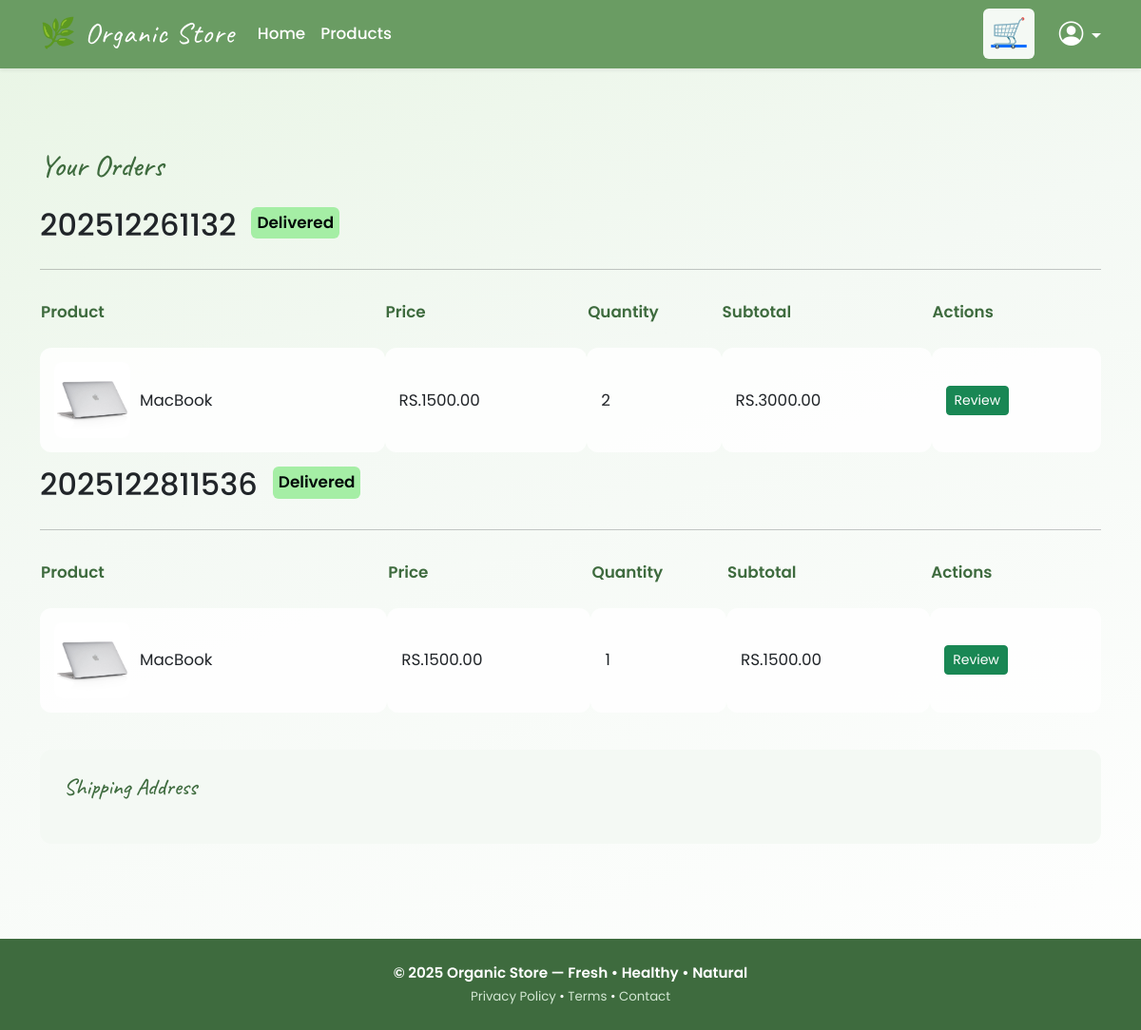
/order/view/ (signed in), run on an earlier commit of the app's database.
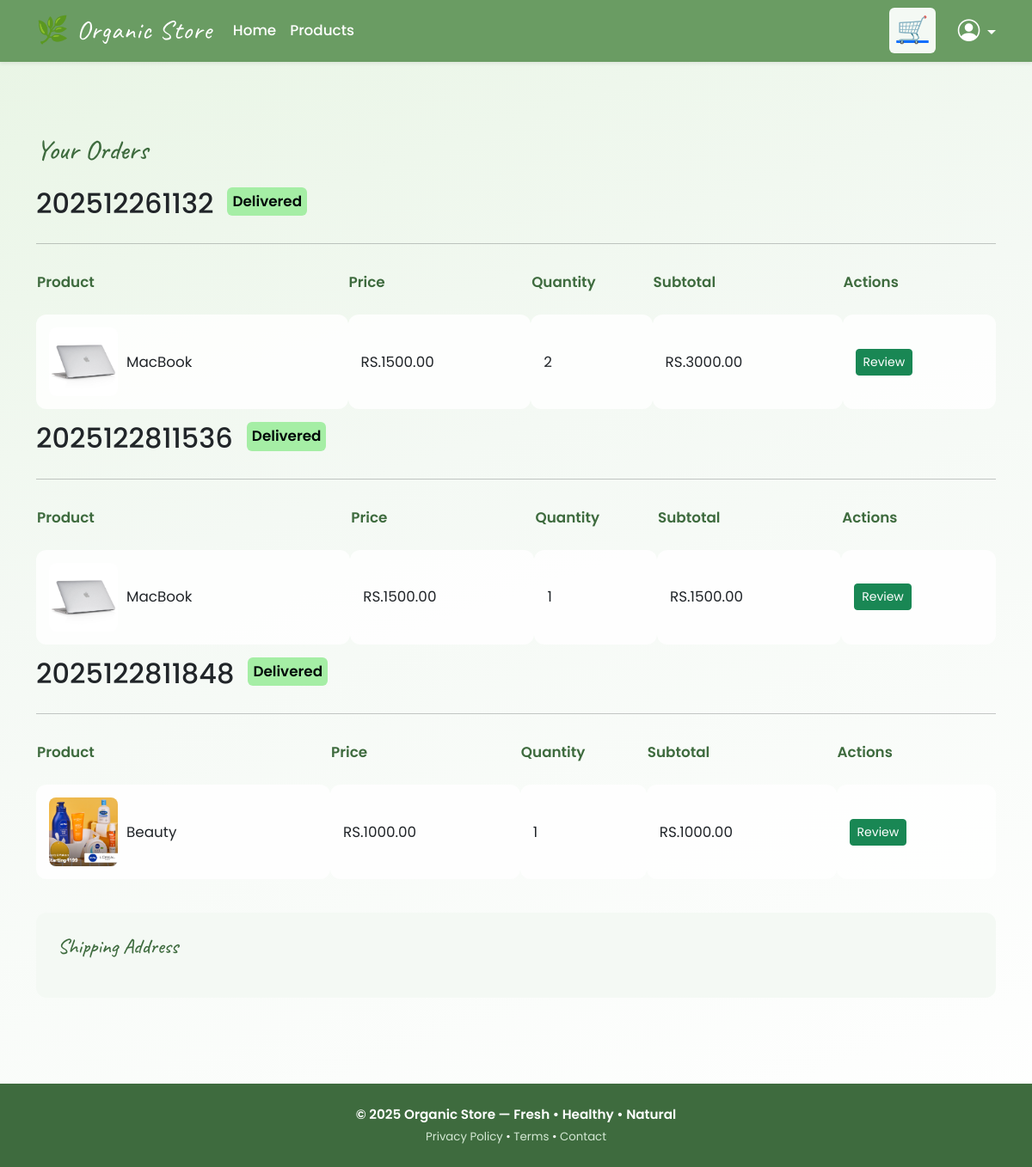
And on a later commit of the database.
### store/models.py (models this page shows, shortened)
class Order(models.Model):
    class Status(models.TextChoices):
        PENDING = "pending", "Pending"
        PAID = "paid", "Paid"
        CANCELLED = "cancelled", "Cancelled"
        ON_THE_WAY = "on_the_way", "On the way"
        DELIVERED = "delivered", "Delivered"
    user = models.ForeignKey(
        "accounts.CustomUser",
        on_delete=models.PROTECT,
        related_name="orders",
    )
    order_id = models.CharField(max_length=30, unique=True)
    status = models.CharField(
        max_length=20, choices=Status.choices, default=Status.PENDING
    )
    subtotal = models.DecimalField(max_digits=10, decimal_places=2)
    tax = models.DecimalField(max_digits=10, decimal_places=2, default=0.0)
    shipping_cost = models.DecimalField(max_digits=10, decimal_places=2, default=0.0)
    total = models.DecimalField(max_digits=10, decimal_places=2, default=0.0)
    created_at = models.DateTimeField(auto_now_add=True)
    updated_at = models.DateTimeField(auto_now=True)
    delivery_person = models.ForeignKey(
        "accounts.DeliveryPerson",
        on_delete=models.PROTECT,
        null=True,
        blank=True,
    )

class OrderItem(models.Model):
    order = models.ForeignKey(
        Order,
        on_delete=models.CASCADE,
        related_name="items",
    )
    product = models.ForeignKey(
        Product,
        on_delete=models.PROTECT,
    )
    product_name = models.CharField(max_length=100)
    quantity = models.PositiveIntegerField(default=1)
    price = models.DecimalField(max_digits=10, decimal_places=2)
    def get_total_price(self):
        return self.price * self.quantity

class Product(models.Model):
    name = models.CharField(max_length=100)
    price = models.DecimalField(max_digits=10, decimal_places=2, default=0.0)
    image = models.ImageField(upload_to="products/", null=True, blank=True)
    featured = models.BooleanField(default=False)
    description = models.TextField(null=True, blank=True)
    created_at = models.DateTimeField(auto_now_add=True, null=True)
    updated_at = models.DateTimeField(auto_now=True, null=True)
    categories = models.ManyToManyField(Category, related_name="products")

### store/views.py (the view)
# urls.py: path("order/", views.place_order, name="place_order"),
@login_required(login_url=reverse_lazy("accounts:login_page"))
def order(request):
    orders = Order.objects.prefetch_related("items", "items__product","payment").filter(user=request.user)
    context = {"orders": orders}
    return render(request, "store/order.html", context)

### store/templates/store/order.html (shortened to what this page needs)
{% extends "base.html" %}
 {% block content %}
<section class="container cart-container">
  <h2
    class="mb-4"
    style="font-family: 'Caveat', cursive; color: var(--organic-dark)">
    Your Orders
  </h2>
  {% if orders %} {% for order in orders %}
  <table class="cart-table mb-6">
    <div class="d-flex gap-4 justify-content-between">
      <div class="d-flex gap-3">
        <h2>{{ order.order_id }}</h2>
        <p class="order_status ">{{ order.get_status_display }}</p>
      </div>
    </div>
      <hr>
    <thead>
      <tr>
        <th>Product</th>
        <th>Price</th>
        <th>Quantity</th>
        <th>Subtotal</th>
        {% if request.user.role == "customer"%}
        <th>Actions</th>
        {% endif %}
      </tr>
    </thead>
    <tbody>
      {% for item in order.items.all %}
      <tr>
        <td>
          <div style="display: flex; align-items: center; gap: 10px">
            <img
              src="{{ item.product.image.url }}"
              alt="{{ item.product.name }}"
            />
            <span>{{ item.product_name }}</span>
          </div>
        </td>
        <td>RS.{{ item.price }}</td>
        <td>
            {{ item.quantity }}
        </td>
        <td>RS.{{ item.get_total_price }}</td>
        {% if request.user.role == "customer"%}
        <td>
          <a href="{% url 'store:review' item.id %}" class="btn btn-sm btn-success">Review</a>
        </td>
        {% endif %}
      </tr>
      {% endfor %}
    </tbody>
  </table>
  {% endfor %}
  <div class="cart-summary mt-4">
    <h4>Shipping Address</h4>
  </div>
  {% else %}
  <p class="text-center">
    Your cart is empty.
    <a href="{% url 'store:products_page' %}"
      style="color: var(--organic-primary)">Shop Now</a>
  </p>
  {% endif %}
</section>
{% endblock content %}

### accounts/common_templates/base.html (shortened to what this page needs)
<!doctype html>
<html lang="en">
<head>
    <link href="https://cdn.jsdelivr.net/npm/bootstrap@5.3.8/dist/css/bootstrap.min.css" rel="stylesheet">
    <link href="https://cdn.jsdelivr.net/npm/bootstrap-icons/font/bootstrap-icons.css" rel="stylesheet">
</head>
<body>
    <nav class="navbar navbar-expand-lg navbar-organic shadow-sm">
        <div class="container">
            <a class="navbar-brand" href="{% url 'store:home_page' %}">🌿 Organic Store</a>
            <div class="collapse navbar-collapse" id="navbarOrganic">
                <ul class="navbar-nav me-auto mb-2 mb-lg-0">
                    {% if request.user.role == "customer" %}
                    <li class="nav-item"><a class="nav-link" href="{% url 'store:home_page' %}">Home</a></li>
                    <li class="nav-item"><a class="nav-link" href="{% url 'store:products_page' %}">Products</a></li>
                    {% endif %}
                </ul>
                {% if request.user.is_authenticated %}
                <div class="d-flex align-items-center gap-3">
                    <a class="cart-button" href="{% url 'store:cart_page' %}">🛒</a>
                    <div class="dropdown">
                        <a class="nav-link dropdown-toggle p-0" href="#" role="button" data-bs-toggle="dropdown"
                            aria-expanded="false">
                            <i class="bi bi-person-circle" style="font-size: 1.6rem;"></i>
                        </a>
                    </div>
                </div>
                {% else %}
                <a class="nav-link" href="{% url 'accounts:login_page' %}">
                    Login
                </a>
                {% endif %}
            </div>
        </div>
    </nav>
    <main class="container pt-4" style="min-height: 75dvh;">
        {% block content %}{% endblock content %}
    </main>
    <footer class="footer-organic text-center">
        <div class="container">
            <p class="mb-1 fw-semibold">© {{ year|default:2025 }} Organic Store — Fresh • Healthy • Natural</p>
            <p class="small mb-0">
                <a href="/privacy/">Privacy Policy</a> •
                <a href="/terms/">Terms</a> •
                <a href="/contact/">Contact</a>
            </p>
        </div>
    </footer>
</body>
</html>

### accounts/common_templates/base.html (style rules this page uses)
:root { --organic-primary: #6a9c63; --organic-dark: #3e6b3e; --organic-light: #f4f9f4; }
body { font-family: 'Poppins', sans-serif !important; font-size: 1.05rem; background: linear-gradient(160deg, #e8f5e4 0%, #f4f9f4 40%, #ffffff 100%); min-height: 100vh; }
.navbar-organic { background-color: var(--organic-primary); }
.navbar-organic .navbar-brand { font-family: 'Caveat', cursive !important; color: white !important; font-size: 1.9rem; letter-spacing: 1px; }
.navbar-organic .nav-link, .navbar-organic .dropdown-toggle { color: white !important; font-weight: 500; }
.footer-organic { background: var(--organic-dark); color: white; padding: 25px 0; margin-top: 40px; font-size: 0.95rem; }
.footer-organic a { color: #d4e8d4; text-decoration: none; }
.cart-button { background-color: var(--organic-light); font-size: 30px; padding: 4px 8px; border-radius: 6px; margin-right: 10px; }

### store/templates/store/order.html (style rules this page uses)
.cart-container { padding: 60px 0; }
.cart-table { width: 100%; border-collapse: separate; border-spacing: 0 15px; }
.cart-table th { text-align: left; color: var(--organic-dark); font-weight: 600; padding-bottom: 10px; }
.cart-table td { vertical-align: middle; background: #ffffffd9; padding: 15px; border-radius: 12px; }
.cart-table img { width: 80px; height: 80px; object-fit: cover; border-radius: 8px; }
.cart-summary { background: #f4f9f4; padding: 25px; border-radius: 12px; margin-top: 20px; }
.cart-summary h4 { font-family: "Caveat", cursive !important; color: var(--organic-dark); margin-bottom: 20px; }
.order_status { padding : 4px 6px; border-radius : 6px; color : #000808; font-weight: 600; background: rgb(165, 238, 165); }

What changed in the data, as far as the page shows it:
added Order: order_id "2025122811848", status "Delivered"
added OrderItem: product.image (picture), product_name "Beauty", price "1000.00", quantity "1", get_total_price "1000.00", shown under "2025122811848"
